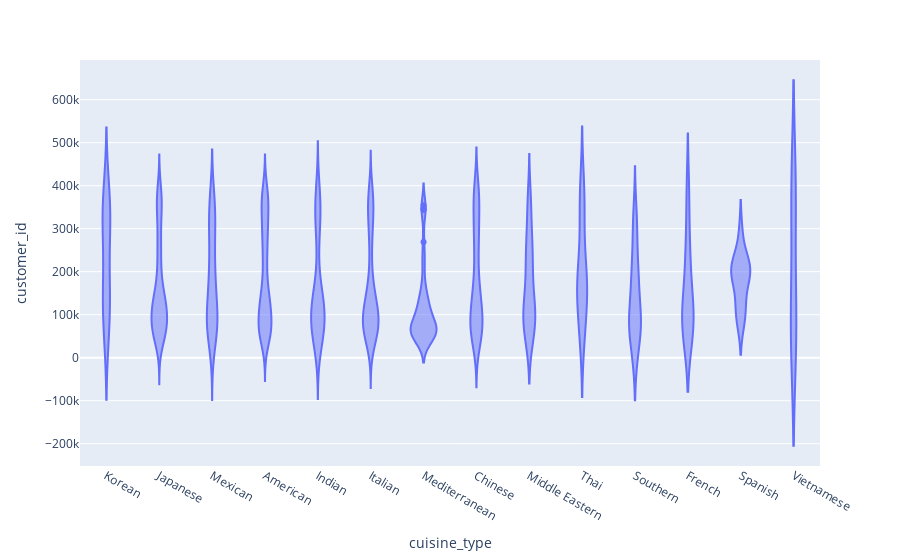

The notebook cell saved with this chart:
### Markdown cell above
### Observations

- There is small positive correlation between cost_of_the_order and rating, and cost_of_the_order and food_preparation_time
- There is small negative correlation between cost_of_the_order and delivery_time
- There is correlation between rating and delivery_time, which is more than that of rating and food_preparation_time, that is more food_preparation_time has caused to lesser rating
- There is positive correlation between food_preparation_time and delivery_time

### Code cell
#violinplot between cuisine_type and rating
px.violin(data,x='cuisine_type',y='customer_id')

### Figure 1 — Plotly figure (JSON) as saved in the notebook; plotly's stock layout.template omitted (floating-point values rounded to 4 significant figures; data arrays with more than 128 entries replaced by an {"elided": "..."} marker saying what was removed)
{"data": [{"alignmentgroup": "True", "box": {"visible": false}, "hovertemplate": "cuisine_type=%{x}<br>customer_id=%{y}<extra></extra>", "legendgroup": "", "marker": {"color": "#636efa"}, "name": "", "offsetgroup": "", "orientation": "v", "scalegroup": "True", "showlegend": false, "type": "violin", "x": {"elided": "1898 str values"}, "x0": " ", "xaxis": "x", "y": {"elided": "1898 int values"}, "y0": " ", "yaxis": "y"}], "layout": {"legend": {"tracegroupgap": 0}, "margin": {"t": 60}, "violinmode": "group", "xaxis": {"anchor": "y", "domain": [0, 1], "title": {"text": "cuisine_type"}}, "yaxis": {"anchor": "x", "domain": [0, 1], "title": {"text": "customer_id"}}}}
